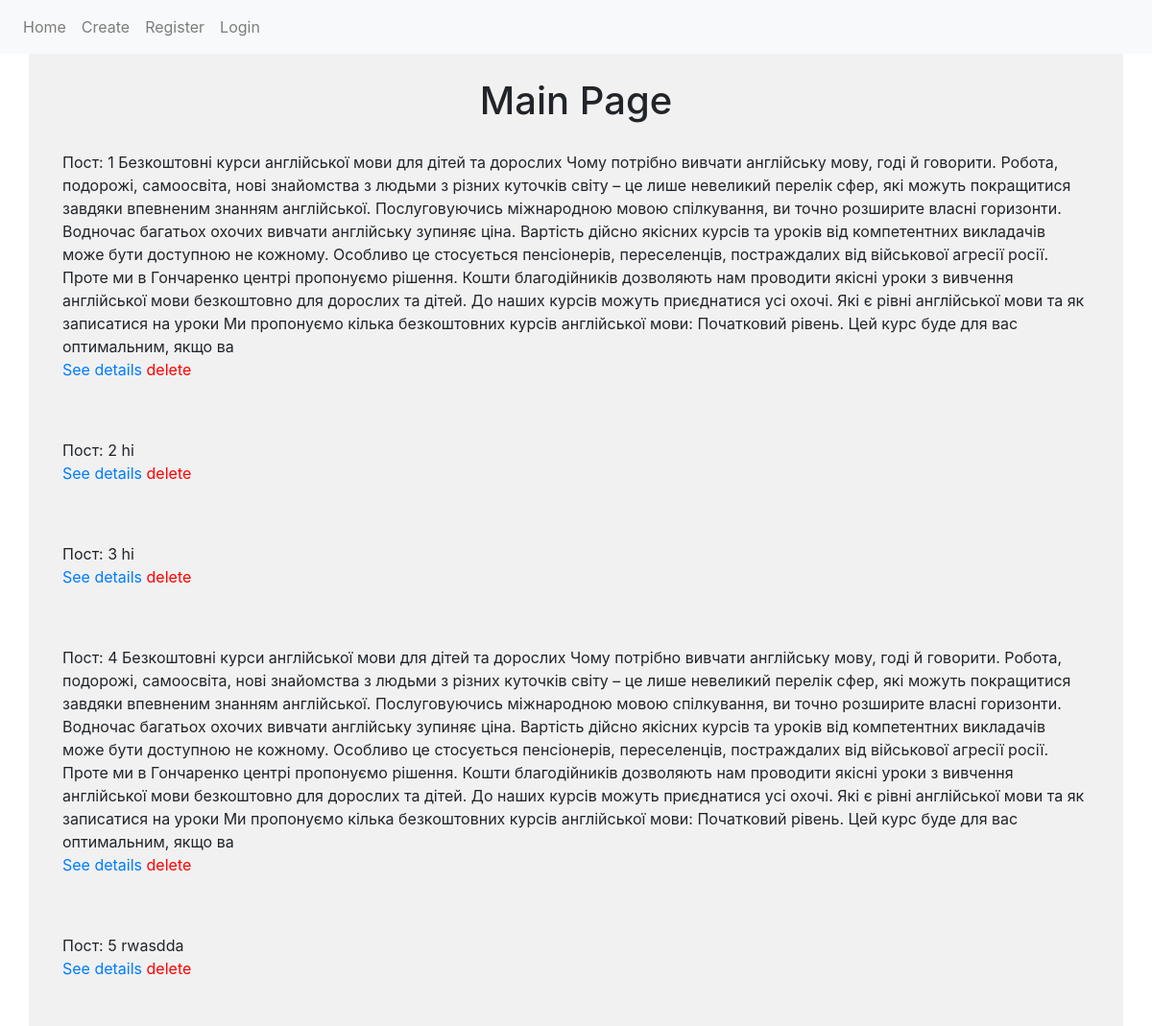
The app's page / (signed in) with its own data.
### app/db.py (models this page shows)
class Post(db.Model):
    id = db.Column(db.Integer, primary_key=True)
    text = db.Column(db.Text, nullable=False)
    date_posted = db.Column(db.DateTime, default=datetime.utcnow())
    user = db.Column(db.Integer, db.ForeignKey('user.id'))

### app/views.py (the view)
@app.route('/')
@login_required
def index():
    posts = Post.query.all()
    return render_template('index.html', title='Home', posts=posts)

### app/views.py (called while the page is built)
@login_manager.user_loader
def load_user(user_id):
    return User.query.get(int(user_id))

### app/templates/index.html
{% extends 'base.html' %}
{% block content %}
    <h1>Main Page</h1>
    {% for post in posts %}
        <div class="post">
            <p>Пост: {{ post.id }} {{ post.text }}</p>
            <a href="/view-post/{{ post.id }}">See details</a>
            <a class="delete-link" href="{{ url_for('delete_post') }}?id={{ post.id }}">delete</a>
        </div>
    {% endfor %}
{% endblock %}

### app/templates/base.html (shortened to what this page needs)
<!DOCTYPE html>
<html lang="en">
<head>
    <link rel="stylesheet" href="{{ url_for('static', filename='css/styles.css') }}">
    <link rel="stylesheet" href="https://stackpath.bootstrapcdn.com/bootstrap/4.3.1/css/bootstrap.min.css">
</head>
<body>
    <nav class="navbar navbar-expand-lg navbar-light bg-light">
        <div class="collapse navbar-collapse" id="navbarNav">
            <ul class="navbar-nav">
                <li class="nav-item">
                    <a class="nav-link" href="/">Home</a>
                </li>
                <li class="nav-item">
                    <a class="nav-link" href="/create">Create</a>
                </li>
                <li class="nav-item">
                    <a class="nav-link" href="/registration">Register</a>
                </li>
                <li class="nav-item">
                    <a class="nav-link" href="/login">Login</a>
                </li>
            </ul>
        </div>
    </nav>
    <div class="container">
        {% block content %}
        {% endblock %}
    </div>
</body>
</html>

### app/static/css/styles.css (style rules this page uses)
.post { margin-bottom: 20px; padding: 10px; background-color: #f1f1f1; }
.post p { margin: 0; }
.delete-link { color: red; }
h1 { font-size: 24px; text-align: center; margin: 20px; }
.container { max-width: 600px; margin: 0 auto; padding: 20px; background-color: #f1f1f1; }
@media (min-width: 992px) { .post { padding: 20px; } }
@media (min-width: 992px) { h1 { font-size: 28px; margin: 25px; } }
@media (min-width: 992px) { .container { padding: 25px; } }

### records on screen
Post: id "1", text "Безкоштовні курси англійської мови для дітей та дорослих Чому потрібно вивчати англійську мову, годі й говорити. Робота, подорожі, самоосвіта, нові знайомства з людьми з різних куточків світу – це лише невеликий перелік сфер, які можуть покращитися завдяки впевненим знанням англійської. Послуговуючись міжнародною мовою спілкування, ви точно розширите власні горизонти. Водночас багатьох охочих вивчати англійську зупиняє ціна. Вартість дійсно якісних курсів та уроків від компетентних викладачів може бути доступною не кожному. Особливо це стосується пенсіонерів, переселенців, постраждалих від військової агресії росії. Проте ми в Гончаренко центрі пропонуємо рішення. Кошти благодійників…"
Post: id "2", text "hi"
Post: id "3", text "hi"
Post: id "4", text "Безкоштовні курси англійської мови для дітей та дорослих Чому потрібно вивчати англійську мову, годі й говорити. Робота, подорожі, самоосвіта, нові знайомства з людьми з різних куточків світу – це лише невеликий перелік сфер, які можуть покращитися завдяки впевненим знанням англійської. Послуговуючись міжнародною мовою спілкування, ви точно розширите власні горизонти. Водночас багатьох охочих вивчати англійську зупиняє ціна. Вартість дійсно якісних курсів та уроків від компетентних викладачів може бути доступною не кожному. Особливо це стосується пенсіонерів, переселенців, постраждалих від військової агресії росії. Проте ми в Гончаренко центрі пропонуємо рішення. Кошти благодійників…"
Post: id "5", text "rwasdda"
